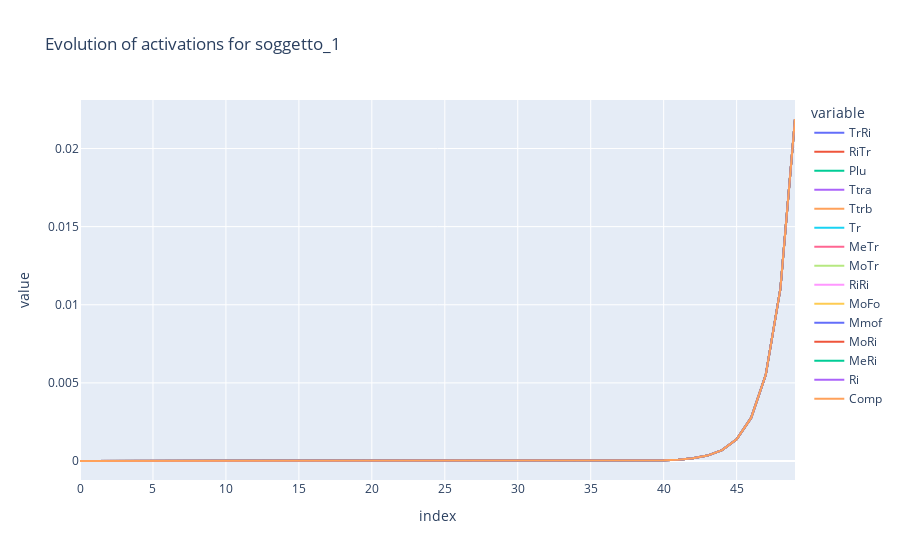

The code cell stored with this chart in its notebook:
### Code cell
# plot lineplots with plotly express for each subject
for subject in subjects:
    fig = px.line(df_evolve_dict_in[subject], title="Evolution of activations IN for {}".format(subject))
    fig.show()
